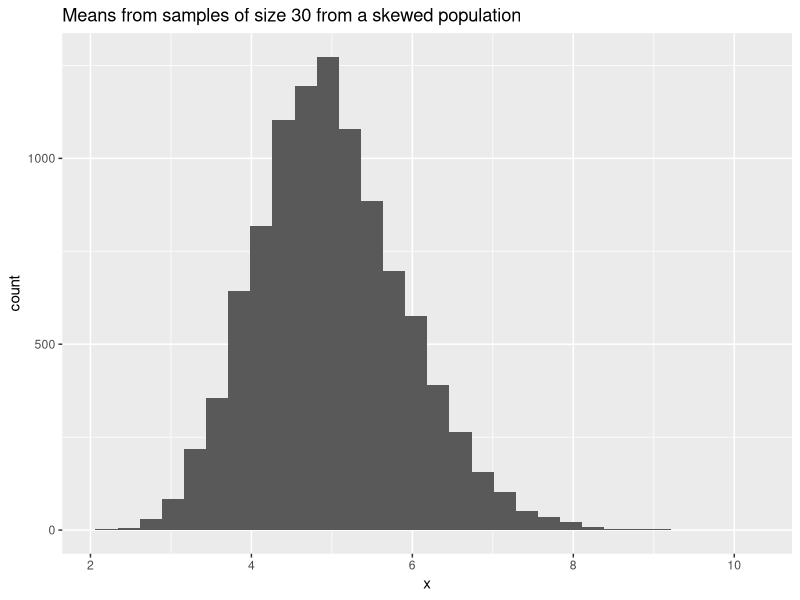
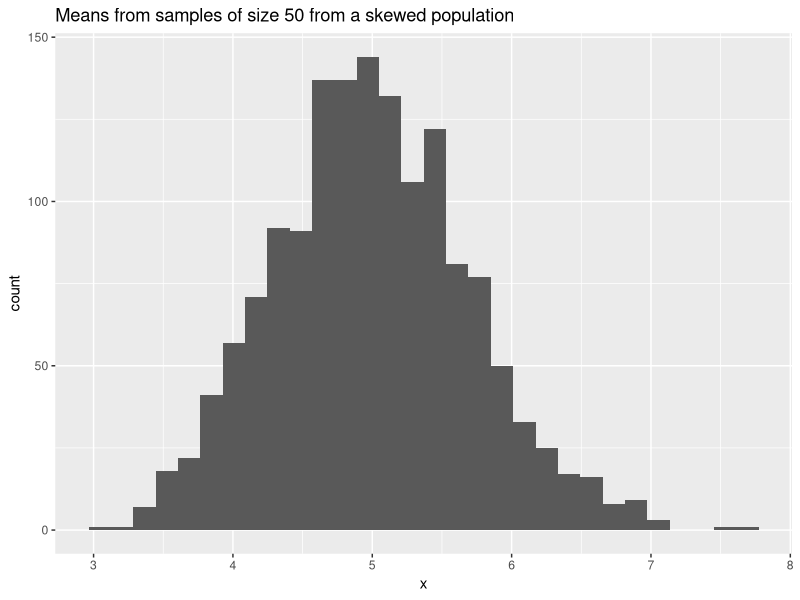

The R source for these figures, in order:
## ---- chunk 1
#| message: false
#| warning: false

library(tidyverse)
## ---- chunk 2
data_sci <- list(
  first = c("first it must work", "then it can be" , "pretty"),
  DRY = c("Do not", "Repeat", "Yourself"),
  dont_forget = c("garbage", "in", "out"),
  our_first_tibble = mpg,
  integers = 1:25,
  doubles = sqrt(1:25),
  tidyverse = c(pack1 = "ggplot2", 
                pack2 = "dplyr", 
                pack3 = "lubridate", 
                etc = "and more!"),
  opinion = list("SDS 264 is",  
                 c("awesome!", "amazing!", "rainbows!"))
)

str(data_sci)
## ---- chunk 3

#[1] "first it must work" "then it can be"     "pretty" 
data_sci["first"]
## ---- chunk 4

data_sci$DRY
#[1] "Do not"   "Repeat"   "Yourself"
## ---- chunk 5

#[1]  2  4  6  8 10 12 14 16 18 20 22 24 26 28 30 32 34 36 38 40 42 44 46 48 50

data_sci$"integers" * 2
## ---- chunk 6

#[1] "rainbows!"

data_sci$opinion[[2]][[3]]
## ---- chunk 7

#[1] "garbage" "in"      "garbage" "out"  
paste(data_sci$dont_forget[1], data_sci$dont_forget[2], data_sci$dont_forget[1], data_sci$dont_forget[3])
## ---- chunk 8
data_sci$our_first_tibble |>
  select(hwy, cty)
## ---- chunk 9
summary_stats <- function(tib, vars, stat_fcts) {
  tib |>
    summarize(
      across(all_of(vars), stat_fcts, .names = "{.col}_{.fn}"),
      n = n()
    )
}
## ---- chunk 10
CLT <- function(samp_size = 30, n_means = 10000){
  x <- numeric(n_means)
  
  for(i in (1:n_means)){
    x[i] <- (mean(rexp(samp_size, rate = 0.2)))
  }
  means_tbl <- tibble(x = x)
  
  means_tbl |>
    ggplot(aes(x = x)) +
    geom_histogram() +
    labs(
      title = paste("Means from samples of size",samp_size,"from a skewed population")
    )
    
    
}
## ---- chunk 11
CLT()
CLT(50,1500)
